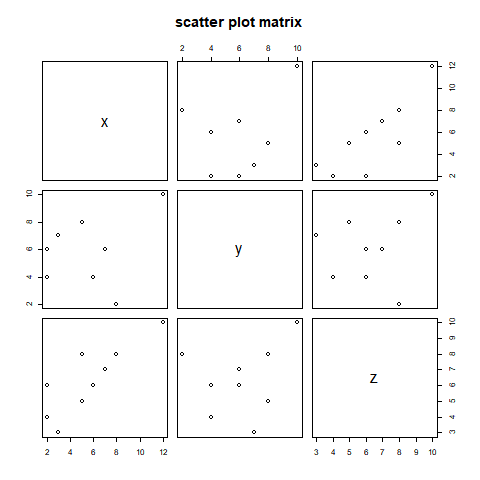

This chart was generated by the following R code:
# Syntax
# pairs(formula, data)

# formula- series of variables used in pairs
# data- data set from which the variables will be taken

# Create data for the graph.
x <- c(5,3,6,7,8,2,5,12,2)
y <- c(8,7,4,6,2,4,8,10,6)
z <- c(5,3,6,7,8,4,8,10,6)

# Create a file
png(file = "scatter_plot_matrix.jpg")

# Plot each variabe with remaining others
plot(~x+y+z, main="scatter plot matrix")

# Save the file
dev.off()